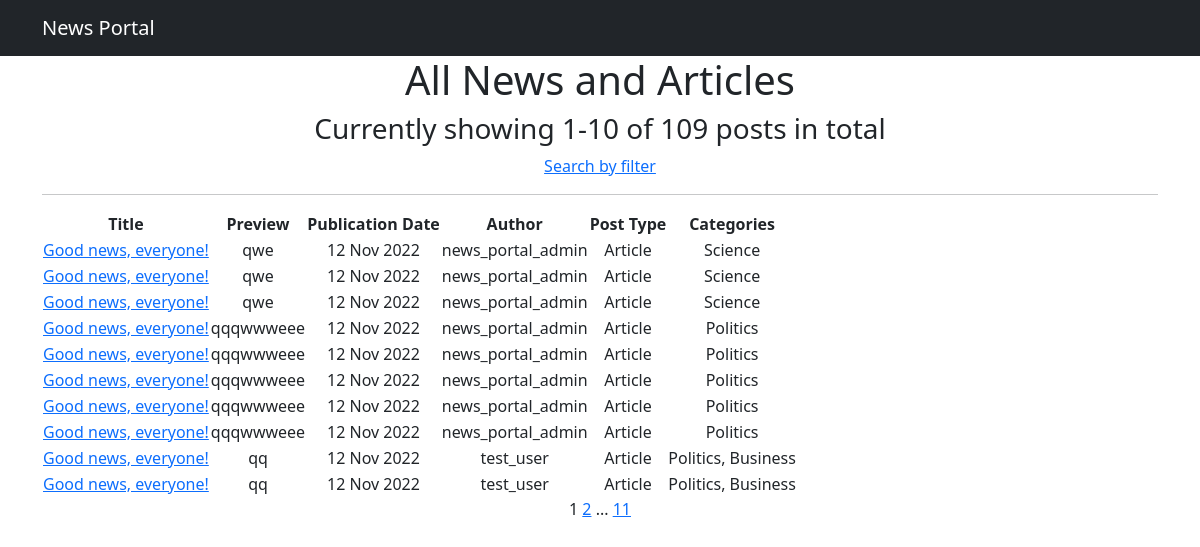
Page /news/ on the committed database.
### news_portal_app/models.py (models this page shows, shortened)
class Post(models.Model):
    author = models.ForeignKey(Author, on_delete=models.CASCADE)
    news = 'NWS'
    article = 'ART'
    TYPES = [
        (news, 'News'),
        (article, 'Article')
    ]
    type = models.CharField(max_length=3, choices=TYPES)
    date = models.DateTimeField(auto_now_add=True)
    category = models.ManyToManyField(Category, through='PostCategory')
    name = models.CharField(max_length=255, default="Good news, everyone!")
    text = models.TextField()
    rating = models.IntegerField(default=0)

class Author(models.Model):
    user = models.OneToOneField(User, on_delete=models.CASCADE)
    user_rating = models.IntegerField(default=0)

class Category(models.Model):
    name = models.CharField(max_length=255, unique=True)
    subscribers = models.ManyToManyField(User, through='CategoryUser')
    def __str__(self):
        return self.name

### news_portal_app/views.py (the view)
# urls.py: path('', NewsList.as_view(), name='news_list'),
class NewsList(ListView):
    model = Post
    ordering = '-date'
    template_name = 'news_list.html'
    context_object_name = 'news_list'
    paginate_by = 10
    def get_queryset(self):
        queryset = super().get_queryset()
        self.filterset = NewsFilter(self.request.GET, queryset)
        return self.filterset.qs
    def get_context_data(self, **kwargs):
        context = super().get_context_data(**kwargs)
        context['filterset'] = self.filterset
        return context

### news_portal_app/templatetags/custom_filters.py (called while the page is built)
@register.filter(name='censor')
def rkn_english_edition(value):
    if type(value) != str:
        raise ValueError
    for swear in THOSE_VERY_SEVEN_DIRTY_WORDS:
        if swear in value:
            value = value.replace(swear, swear[0] + "*" * (len(swear) - 1))
    return value

### templates/news_list.html (shortened to what this page needs)
{% extends 'flatpages/default.html' %}
{% load custom_filters %}
{% load custom_tags %}
{% block content %}
    {% block content_list %}
    {% block content_heading %}
        <h1>All News and Articles</h1>
        <h3>Currently showing {{ page_obj.start_index }}-{{ page_obj.end_index }}
            of {{ page_obj.paginator.count }} posts in total</h3>
        <a href="search">Search by filter</a>
    {% endblock content_heading %}
    <hr>
    {% if news_list %}
        <table>
            <tr>
                <th>Title</th>
                <th>Preview</th>
                <th>Publication Date</th>
                <th>Author</th>
                <th>Post Type</th>
                <th>Categories</th>
            </tr>
            {% for n in news_list %}
            <tr>
                <td><a href="{{ n.pk }}">{{ n.name|censor }}</a> </td>
                <td>{{ n.text|censor|truncatewords:20 }}</td>
                <td>{{ n.date|date:'d M Y' }}</td>
                <td>{{ n.author.user.username }}</td>
                <td>{{ n.get_type_display }}</td>
                <td>{{ n.category.all|join:", " }}</td>
            </tr>
            {% endfor %}
        </table>
    {% else %}
        <h2>It is quite empty here...</h2>
    {% endif %}
    {% endblock content_list %}
    {{ page_obj.number }}
    {% if page_obj.has_next %}
        <a href="?page={{ page_obj.next_page_number }}">{{ page_obj.next_page_number }}</a>
        {% if paginator.num_pages != page_obj.next_page_number %}
            ...
            <a href="?page={{ page_obj.paginator.num_pages }}">{{ page_obj.paginator.num_pages }}</a>
        {% endif %}
    {% endif %}
{% endblock content %}

### templates/flatpages/default.html (shortened to what this page needs)
<!DOCTYPE html>
<html lang="en">
    <head>
        {% load static %}
        <link href="{% static 'css/styles.css' %}" rel="stylesheet" />
    </head>
    <body>
        <nav class="navbar navbar-expand-lg navbar-dark bg-dark static-top">
            <div class="container">
                <a class="navbar-brand" href="/">News Portal</a>
            </div>
            </nav>
        <div class="container">
            <div class="row">
                <div class="col-lg-12 text-center">
                    {% block content %}{% endblock content %}
                </div>
            </div>
        </div>
    </body>
</html>

### rows in the picture
Post: name|censor "Good news, everyone!", text|censor "qwe", date "12 Nov 2022", author.user.username "news_portal_admin", type "Article", category.all "Science"
Post: name|censor "Good news, everyone!", text|censor "qwe", date "12 Nov 2022", author.user.username "news_portal_admin", type "Article", category.all "Science"
Post: name|censor "Good news, everyone!", text|censor "qwe", date "12 Nov 2022", author.user.username "news_portal_admin", type "Article", category.all "Science"
Post: name|censor "Good news, everyone!", text|censor "qqqwwweee", date "12 Nov 2022", author.user.username "news_portal_admin", type "Article", category.all "Politics"
Post: name|censor "Good news, everyone!", text|censor "qqqwwweee", date "12 Nov 2022", author.user.username "news_portal_admin", type "Article", category.all "Politics"
Post: name|censor "Good news, everyone!", text|censor "qqqwwweee", date "12 Nov 2022", author.user.username "news_portal_admin", type "Article", category.all "Politics"
Post: name|censor "Good news, everyone!", text|censor "qqqwwweee", date "12 Nov 2022", author.user.username "news_portal_admin", type "Article", category.all "Politics"
Post: name|censor "Good news, everyone!", text|censor "qqqwwweee", date "12 Nov 2022", author.user.username "news_portal_admin", type "Article", category.all "Politics"
Post: name|censor "Good news, everyone!", text|censor "qq", date "12 Nov 2022", author.user.username "test_user", type "Article", category.all "Politics, Business"
Post: name|censor "Good news, everyone!", text|censor "qq", date "12 Nov 2022", author.user.username "test_user", type "Article", category.all "Politics, Business"

### other values in the picture
{{ page_obj.start_index }} "1"
{{ page_obj.end_index }} "10"
{{ page_obj.paginator.count }} "109"
{{ page_obj.number }} "1"
{{ page_obj.next_page_number }} "2"
{{ page_obj.paginator.num_pages }} "11"
